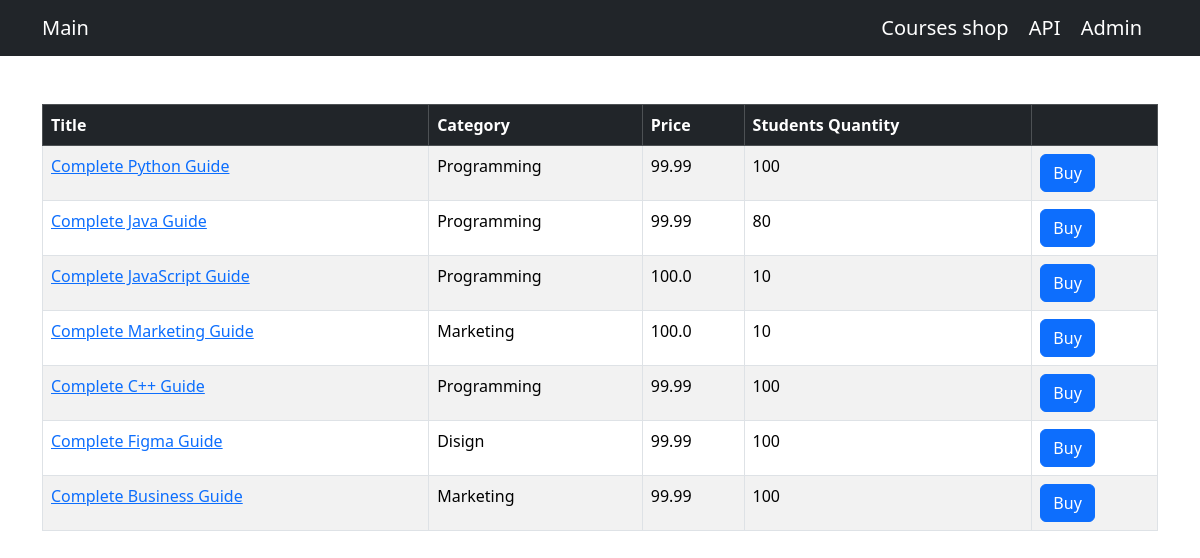
The app's page /shop/, older data.
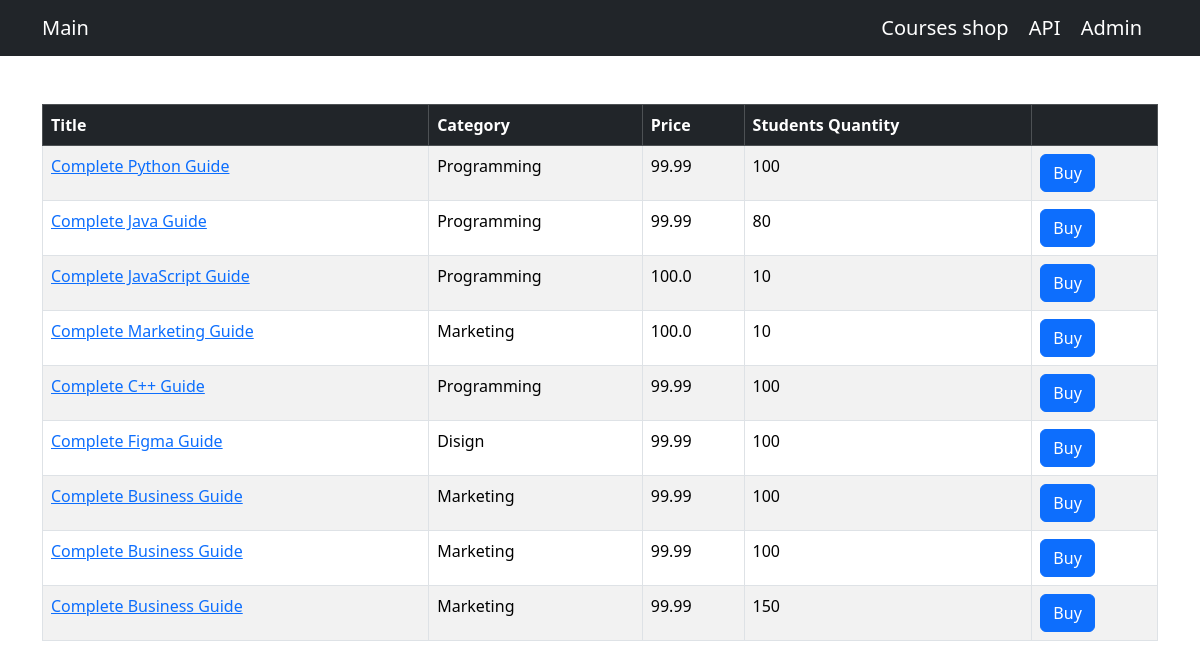
The same page, newer data.
### shop/models.py (models this page shows, shortened)
class Course(models.Model):
    title = models.CharField(max_length=255)
    price = models.FloatField()
    students_qty = models.IntegerField()
    reviews_qty = models.IntegerField()
    category = models.ForeignKey(Category, on_delete=models.CASCADE)
    created_at = models.DateTimeField(default=timezone.now)

class Category(models.Model):
    title = models.CharField(max_length=255)
    created_at = models.DateTimeField(default=timezone.now)
    def __str__(self):
        return self.title

### shop/views.py (the view)
# urls.py: path('', include(api.urls), name='index')
def index(request):
    courses = Course.objects.all()
    return render(request, 'shop/courses.html', {'courses': courses})

### templates/shop/courses.html (shortened to what this page needs)
{% extends "base.html" %}
{% block content %}
<table class="table mt-5 table-bordered table-striped table-hover">
    <thead class="table-dark">
        <tr>
            <th>Title</th>
            <th>Category</th>
            <th>Price</th>
            <th>Students Quantity</th>
            <th></th>
        </tr>
    </thead>
    <tbody>
        {% for course in courses %}
        <tr>
            <td>
                <a href={% url "shop:single_course" course.id %}>{{ course.title }}</a>
            </td>
            <td>{{ course.category }}</td>
            <td>{{ course.price }}</td>
            <td>{{ course.students_qty }}</td>
            <td><button class="btn btn-primary">Buy</button></td>
        </tr>
        {% endfor %}
    </tbody>
</table>
{% endblock %}

### templates/base.html (shortened to what this page needs)
<!DOCTYPE html>
<html lang="en">
<head>
    <link href="https://cdn.jsdelivr.net/npm/bootstrap@5.3.3/dist/css/bootstrap.min.css" rel="stylesheet">
</head>
<body>
    <nav class="navbar navbar-dark bg-dark">
        <div class="container">
            <a href={% url "mainpage:index" %} class="navbar-brand">Main</a>
            <span>
                <a href={% url "shop:index" %} class="navbar-brand">Courses shop</a>
                <a href="/api/v1/" class="navbar-brand">API</a>
                <a href="/admin/" class="navbar-brand">Admin</a>
            </span>
        </div>
    </nav>
    <main class="container">
        {% block content %}
        {% endblock %}
    </main>
</body>
</html>

Row changes from the older to the newer data that the page shows:
added Course: title "Complete Business Guide", category "Marketing", price "99.99", students_qty "100"
added Course: title "Complete Business Guide", category "Marketing", price "99.99", students_qty "150"
